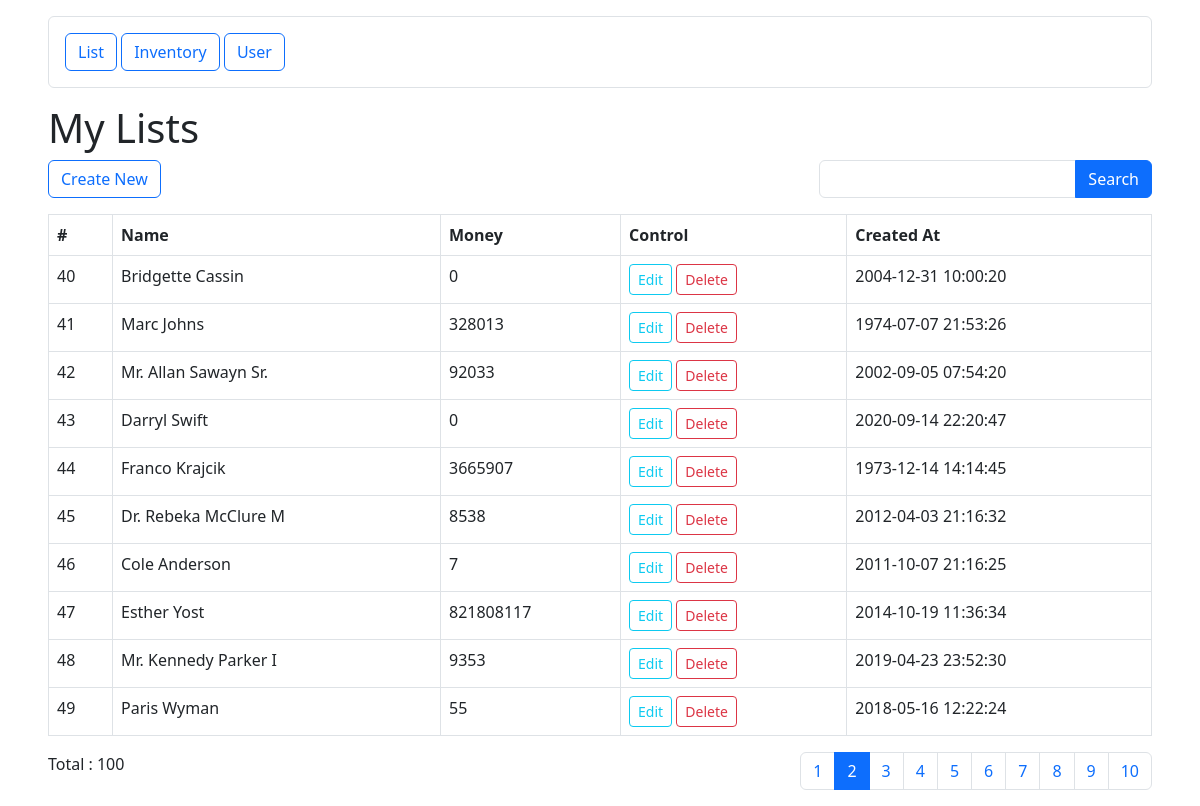
The app's page /list?page=2 with its own data.
### tables this page shows
CREATE TABLE `my` (
  `id` int(11) NOT NULL AUTO_INCREMENT,
  `name` varchar(20) NOT NULL,
  `money` int(11) NOT NULL,
  `created_at` timestamp NOT NULL DEFAULT current_timestamp(),
  PRIMARY KEY (`id`)
);

### controller/list.controller.php (called while the page is built, shortened)
<?php
function index()
{
    $sql = "SELECT * FROM my";
    return view("list/index", ["lists" => paginate($sql)]);
}

### index.php (called while the page is built, shortened)
<?php
require_once ProjectDir."/core/functions.php";
require_once RouterDir."/web.php";

### public/index.php (called while the page is built)
<?php
require_once "../index.php";

### view/list/index.view.php (the view, shortened to what this page needs)
<?php require_once ViewDir . "/template/header.php"; ?>
<h1>My Lists</h1>
<div class=" d-flex justify-content-between mb-3">
    <a href="<?= route('list-create') ?>" class=" btn btn-outline-primary">Create New</a>
    <form action="" method="get">
        <div class=" input-group">
            <input type="text" name="q" value="<?php if (isset($_GET['q'])) : ?> <?= filter($_GET["q"],true) ?> <?php endif; ?>" class=" form-control">
            <button class=" btn btn-primary">Search</button>
        </div>
    </form>
</div>
<table class=" table table-bordered">
    <thead>
        <tr>
            <th>#</th>
            <th>Name</th>
            <th>Money</th>
            <th>Control</th>
            <th>Created At</th>
        </tr>
    </thead>
    <tbody>
        <?php foreach ($lists["data"] as $list) : ?>
            <tr>
                <td>
                    <?= $list['id'] ?>
                </td>
                <td>
                    <?= $list['name'] ?>
                </td>
                <td>
                    <?= $list['money'] ?>
                </td>
                <td>
                    <a href="<?= route("list-edit", ["id" => $list['id']]) ?>" class=" btn btn-sm btn-outline-info">
                        Edit
                    </a>
                    <form class=" d-inline-block" action="<?= route("list-delete") ?>" method="post">
                        <button class=" btn btn-sm btn-outline-danger">Delete</button>
                    </form>
                </td>
                <td>
                    <?= $list['created_at'] ?>
                </td>
            </tr>
        <?php endforeach; ?>
    </tbody>
</table>
<?= paginator($lists) ?>
<?php require_once ViewDir . "/template/footer.php"; ?>

### records on screen
my: id "40", name "Bridgette Cassin", money "0", created_at "2004-12-31 10:00:20"
my: id "41", name "Marc Johns", money "328013", created_at "1974-07-07 21:53:26"
my: id "42", name "Mr. Allan Sawayn Sr.", money "92033", created_at "2002-09-05 07:54:20"
my: id "43", name "Darryl Swift", money "0", created_at "2020-09-14 22:20:47"
my: id "44", name "Franco Krajcik", money "3665907", created_at "1973-12-14 14:14:45"
my: id "45", name "Dr. Rebeka McClure M", money "8538", created_at "2012-04-03 21:16:32"
my: id "46", name "Cole Anderson", money "7", created_at "2011-10-07 21:16:25"
my: id "47", name "Esther Yost", money "821808117", created_at "2014-10-19 11:36:34"
my: id "48", name "Mr. Kennedy Parker I", money "9353", created_at "2019-04-23 23:52:30"
my: id "49", name "Paris Wyman", money "55", created_at "2018-05-16 12:22:24"

### other values on screen
$lists['total'] "100"
$link['page_number'] "1"
$link['page_number'] "2"
$link['page_number'] "3"
$link['page_number'] "4"
$link['page_number'] "5"
$link['page_number'] "6"
$link['page_number'] "7"
$link['page_number'] "8"
$link['page_number'] "9"
$link['page_number'] "10"
